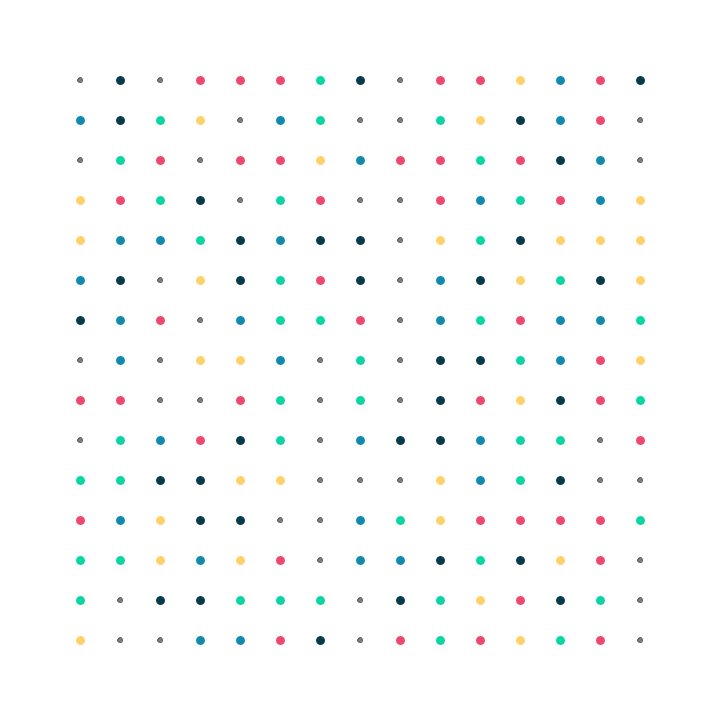
Frame 1 (no input)
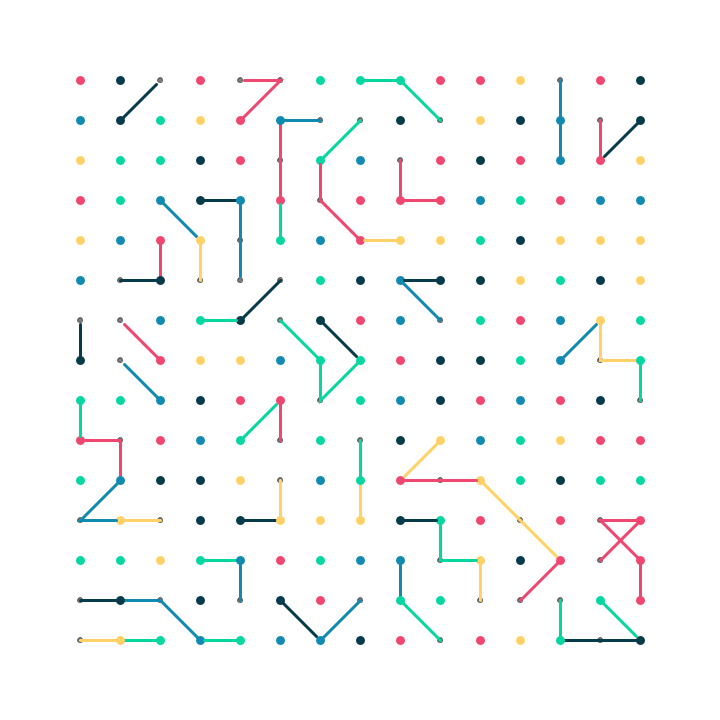
Frame 60 (the mouse pressed at the canvas centre just before this capture)
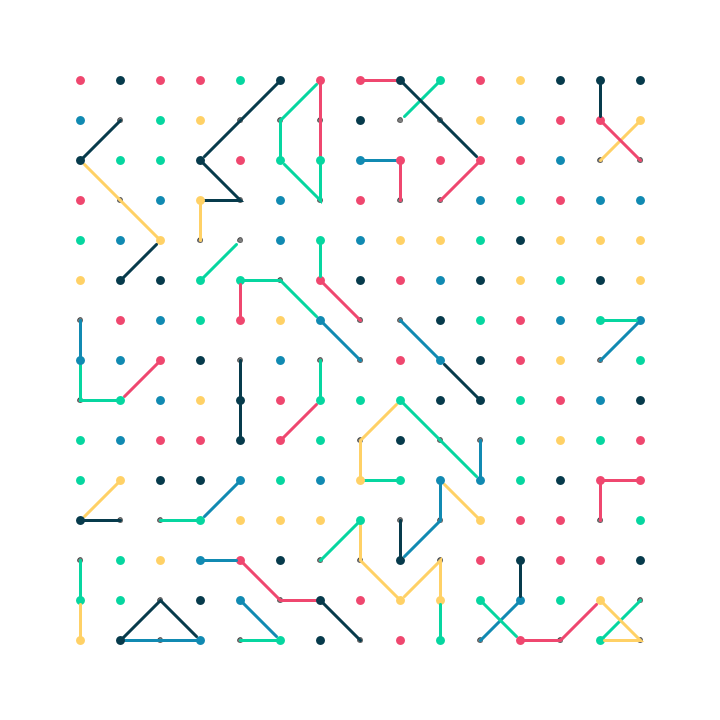
Frame 120 (the mouse held since frame 60 and released just before this capture)

The Processing sketch that drew these frames (run headless with seeded random() and noise(); from frame 60 on, the mouse is pressed at the canvas centre):

// Processing sketch: sketch_220529a
// ── sketch_220529a.pde
// https://junkiyoshi.com/2022/02/09/

ArrayList<PVector> glocation_list;
ArrayList<ArrayList<Integer>> next_index_list;
ArrayList<Integer> destination_list;

ArrayList<Actor> actor_list;

//--------------------------------------------------------------
class Actor {
  int select_index;
  int next_index;

  PVector location;
  ArrayList<PVector> log;
  color col;

  boolean findDestination(ArrayList<Integer> destination_list, int index) {
    for (int destination : destination_list) {
      if (destination == index) {
        return true;
      }
    }
    return false;
  }
  Actor(ArrayList<PVector> location_list, ArrayList<Integer> destination_list) {
    this.log = new ArrayList();

    this.select_index = (int)random(0, location_list.size());
    while (true) {
      //var itr = find(destination_list.begin(), destination_list.end(), this.select_index);
      //if (itr == destination_list.end()) {
      //  destination_list.push_back(this.select_index);
      //  break;
      //}
      if (!findDestination(destination_list, this.select_index)) {
        destination_list.add(this.select_index);
        break;
      }

      this.select_index = (this.select_index + 1) % location_list.size();
    }

    this.next_index = this.select_index;
  }

  //--------------------------------------------------------------
  void update(int frame_span, final ArrayList<PVector> location_list, ArrayList<ArrayList<Integer>> next_index_list, ArrayList<Integer> destination_list) {
    if (frameCount % frame_span == 0) {
      var tmp_index = this.select_index;
      this.select_index = this.next_index;
      ArrayList<Integer> nextIndexArray = next_index_list.get(this.select_index);
      int retry = nextIndexArray.size();
      this.next_index = nextIndexArray.get((int)random(0, next_index_list.get(this.select_index).size()));
      while (--retry > 0) {
        //var destination_itr = find(destination_list.begin(), destination_list.end(), this.next_index);
        //if (destination_itr == destination_list.end()) {
        //  if (tmp_index != this.next_index) {
        //    destination_list.push_back(this.next_index);
        //    break;
        //  }
        //}
        if (!findDestination(destination_list, this.next_index)) {
          if (tmp_index != this.next_index) {
            destination_list.add(this.next_index);
            break;
          }
        }

        ArrayList<Integer> nextIndex = next_index_list.get(this.select_index);
        this.next_index = nextIndex.get((this.next_index + 1) % nextIndex.size());
      }
      if (retry <= 0) {
        destination_list.add(this.select_index);
        this.next_index = this.select_index;
      }
    }

    var param = frameCount % frame_span;
    PVector nextLocation = location_list.get(this.next_index);
    PVector selectLocation = location_list.get(this.select_index);
    var distance = PVector.sub(nextLocation, selectLocation);
    distance = distance.div(frame_span);
    distance = distance.mult(param);
    this.location = PVector.add(selectLocation, distance);

    this.log.add(0, this.location);
    while (this.log.size() > 20) {
      this.log.remove(this.log.size()-1);
    }
  }

  //--------------------------------------------------------------
  PVector getLocation() {
    return this.location;
  }

  //--------------------------------------------------------------
  ArrayList<PVector> getLog() {
    return this.log;
  }

  //--------------------------------------------------------------
  void setColor(color col) {
    this.col = col;
  }

  //--------------------------------------------------------------
  color getColor() {
    return this.col;
  }
}

//--------------------------------------------------------------
void setup() {
  size(720, 720);

  //  ofSetFrameRate(30);

  glocation_list = new ArrayList();
  var span = 40;
  for (int x = -280; x <= 280; x += span) {
    for (int y = -280; y <= 280; y += span) {
      glocation_list.add(new PVector(x, y, 0));
    }
  }

  next_index_list = new ArrayList();
  var param = span * sqrt(3);
  for (var location : glocation_list) {
    ArrayList<Integer> next_index = new ArrayList();
    int index = -1;
    for (var other : glocation_list) {
      index++;
      if (location == other) {
        continue;
      }

      float distance = PVector.dist(location, other);
      if (distance <= param) {
        next_index.add(index);
      }
    }

    next_index_list.add(next_index);
  }

  color[] base_color_list = { #ef476f, #ffd166, #06d6a0, #118ab2, #073b4c };

  destination_list = new ArrayList();
  actor_list = new ArrayList();
  for (int i = 0; i < 180; i++) {
    Actor actor = new Actor(glocation_list, destination_list);
    actor.setColor(base_color_list[(int)random(0, base_color_list.length)]);
    actor_list.add(actor);
  }
}

//--------------------------------------------------------------
void update() {
  int frame_span = 10;
  int prev_index_size = 0;

  if (frameCount % frame_span == 0) {
    prev_index_size = destination_list.size();
  }

  for (var actor : actor_list) {
    actor.update(frame_span, glocation_list, next_index_list, destination_list);
  }

  if (prev_index_size != 0) {
    //destination_list.erase(destination_list.begin(), destination_list.begin() + prev_index_size);
    ArrayList<Integer> newDestnationList = new ArrayList();
    for (int i = prev_index_size; i < destination_list.size(); i++) {
      newDestnationList.add(destination_list.get(i));
    }
    destination_list = newDestnationList;
  }
}

//--------------------------------------------------------------
void draw() {
  update();

  background(255);

  //  ofTranslate(ofGetWindowSize() * 0.5);
  translate(width/2, height/2);

  color baseColor = color(0, 0, 0, 128);
  stroke(baseColor);
  strokeWeight(1);
  fill(baseColor);
  for (var location : glocation_list) {
    circle(location.x, location.y, 5);
  }

  strokeWeight(3);
  for (var actor : actor_list) {
    color actorColor = actor.getColor();
    stroke(actorColor);
    fill(actorColor);
    PVector location = actor.getLocation();
    circle(location.x, location.y, 6);
    noFill();

    beginShape();
    for (var l : actor.getLog()) {
      vertex(l.x, l.y);
    }
    endShape();
  }
}
